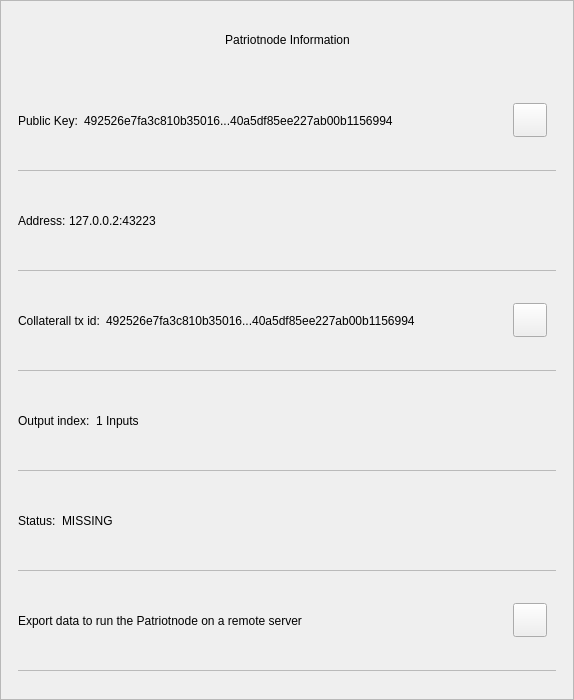
<?xml version="1.0" encoding="UTF-8"?>
<ui version="4.0">
 <class>MnInfoDialog</class>
 <widget class="QWidget" name="MnInfoDialog">
  <property name="geometry">
   <rect>
    <x>0</x>
    <y>0</y>
    <width>574</width>
    <height>700</height>
   </rect>
  </property>
  <property name="minimumSize">
   <size>
    <width>574</width>
    <height>530</height>
   </size>
  </property>
  <property name="windowTitle">
   <string>Form</string>
  </property>
  <property name="styleSheet">
   <string notr="true"/>
  </property>
  <layout class="QVBoxLayout" name="verticalLayout_3">
   <property name="spacing">
    <number>0</number>
   </property>
   <property name="leftMargin">
    <number>0</number>
   </property>
   <property name="topMargin">
    <number>0</number>
   </property>
   <property name="rightMargin">
    <number>0</number>
   </property>
   <property name="bottomMargin">
    <number>0</number>
   </property>
   <item>
    <widget class="QFrame" name="frame">
     <property name="styleSheet">
      <string notr="true"/>
     </property>
     <property name="frameShape">
      <enum>QFrame::StyledPanel</enum>
     </property>
     <property name="frameShadow">
      <enum>QFrame::Raised</enum>
     </property>
     <layout class="QVBoxLayout" name="verticalLayout">
      <property name="leftMargin">
       <number>0</number>
      </property>
      <property name="rightMargin">
       <number>0</number>
      </property>
      <item>
       <layout class="QHBoxLayout" name="horizontalLayout_3">
        <property name="spacing">
         <number>0</number>
        </property>
        <property name="leftMargin">
         <number>20</number>
        </property>
        <property name="topMargin">
         <number>10</number>
        </property>
        <property name="rightMargin">
         <number>20</number>
        </property>
        <item>
         <spacer name="horizontalSpacer_2">
          <property name="orientation">
           <enum>Qt::Horizontal</enum>
          </property>
          <property name="sizeHint" stdset="0">
           <size>
            <width>40</width>
            <height>20</height>
           </size>
          </property>
         </spacer>
        </item>
        <item>
         <widget class="QLabel" name="labelTitle">
          <property name="minimumSize">
           <size>
            <width>0</width>
            <height>40</height>
           </size>
          </property>
          <property name="maximumSize">
           <size>
            <width>16777215</width>
            <height>40</height>
           </size>
          </property>
          <property name="styleSheet">
           <string notr="true">padding-left:24px;</string>
          </property>
          <property name="text">
           <string>Patriotnode Information</string>
          </property>
          <property name="alignment">
           <set>Qt::AlignCenter</set>
          </property>
          <property name="margin">
           <number>7</number>
          </property>
         </widget>
        </item>
        <item>
         <spacer name="horizontalSpacer">
          <property name="orientation">
           <enum>Qt::Horizontal</enum>
          </property>
          <property name="sizeHint" stdset="0">
           <size>
            <width>40</width>
            <height>20</height>
           </size>
          </property>
         </spacer>
        </item>
        <item>
         <widget class="QPushButton" name="btnEsc">
          <property name="minimumSize">
           <size>
            <width>24</width>
            <height>24</height>
           </size>
          </property>
          <property name="maximumSize">
           <size>
            <width>24</width>
            <height>24</height>
           </size>
          </property>
          <property name="styleSheet">
           <string notr="true">border:none;</string>
          </property>
          <property name="text">
           <string/>
          </property>
         </widget>
        </item>
       </layout>
      </item>
      <item>
       <spacer name="verticalSpacer">
        <property name="orientation">
         <enum>Qt::Vertical</enum>
        </property>
        <property name="sizeType">
         <enum>QSizePolicy::Fixed</enum>
        </property>
        <property name="sizeHint" stdset="0">
         <size>
          <width>20</width>
          <height>10</height>
         </size>
        </property>
       </spacer>
      </item>
      <item>
       <widget class="QWidget" name="layoutScroll" native="true">
        <property name="minimumSize">
         <size>
          <width>0</width>
          <height>0</height>
         </size>
        </property>
        <layout class="QVBoxLayout" name="verticalLayout_4">
         <property name="leftMargin">
          <number>0</number>
         </property>
         <property name="topMargin">
          <number>0</number>
         </property>
         <property name="rightMargin">
          <number>0</number>
         </property>
         <item>
          <widget class="QScrollArea" name="scrollArea">
           <property name="styleSheet">
            <string notr="true">#scrollArea {
background:transparent;
}</string>
           </property>
           <property name="horizontalScrollBarPolicy">
            <enum>Qt::ScrollBarAlwaysOff</enum>
           </property>
           <property name="sizeAdjustPolicy">
            <enum>QAbstractScrollArea::AdjustIgnored</enum>
           </property>
           <property name="widgetResizable">
            <bool>true</bool>
           </property>
           <property name="alignment">
            <set>Qt::AlignLeading|Qt::AlignLeft|Qt::AlignTop</set>
           </property>
           <widget class="QWidget" name="scrollAreaWidgetContents">
            <property name="geometry">
             <rect>
              <x>0</x>
              <y>0</y>
              <width>570</width>
              <height>596</height>
             </rect>
            </property>
            <property name="autoFillBackground">
             <bool>false</bool>
            </property>
            <property name="styleSheet">
             <string notr="true">#scrollAreaWidgetContents {
background:transparent;
}</string>
            </property>
            <layout class="QVBoxLayout" name="verticalLayout_7">
             <property name="spacing">
              <number>0</number>
             </property>
             <property name="sizeConstraint">
              <enum>QLayout::SetDefaultConstraint</enum>
             </property>
             <property name="leftMargin">
              <number>0</number>
             </property>
             <property name="topMargin">
              <number>0</number>
             </property>
             <property name="rightMargin">
              <number>0</number>
             </property>
             <property name="bottomMargin">
              <number>0</number>
             </property>
             <item>
              <widget class="QWidget" name="content" native="true">
               <layout class="QVBoxLayout" name="verticalLayout_2">
                <property name="leftMargin">
                 <number>16</number>
                </property>
                <property name="topMargin">
                 <number>0</number>
                </property>
                <property name="rightMargin">
                 <number>16</number>
                </property>
                <item>
                 <widget class="QWidget" name="contentID" native="true">
                  <layout class="QHBoxLayout" name="horizontalLayout_12" stretch="0,1,0">
                   <property name="leftMargin">
                    <number>0</number>
                   </property>
                   <item>
                    <widget class="QLabel" name="labelId">
                     <property name="maximumSize">
                      <size>
                       <width>16777215</width>
                       <height>16777215</height>
                      </size>
                     </property>
                     <property name="text">
                      <string>Public Key:</string>
                     </property>
                    </widget>
                   </item>
                   <item>
                    <widget class="QLabel" name="textId">
                     <property name="text">
                      <string notr="true">492526e7fa3c810b35016...40a5df85ee227ab00b1156994</string>
                     </property>
                    </widget>
                   </item>
                   <item>
                    <widget class="QPushButton" name="pushCopy">
                     <property name="minimumSize">
                      <size>
                       <width>34</width>
                       <height>34</height>
                      </size>
                     </property>
                     <property name="maximumSize">
                      <size>
                       <width>34</width>
                       <height>34</height>
                      </size>
                     </property>
                     <property name="focusPolicy">
                      <enum>Qt::NoFocus</enum>
                     </property>
                     <property name="text">
                      <string/>
                     </property>
                     <property name="iconSize">
                      <size>
                       <width>24</width>
                       <height>24</height>
                      </size>
                     </property>
                    </widget>
                   </item>
                  </layout>
                 </widget>
                </item>
                <item>
                 <widget class="QLabel" name="labelDivider9">
                  <property name="maximumSize">
                   <size>
                    <width>16777215</width>
                    <height>1</height>
                   </size>
                  </property>
                  <property name="styleSheet">
                   <string notr="true">background-color:#bababa;</string>
                  </property>
                  <property name="text">
                   <string/>
                  </property>
                 </widget>
                </item>
                <item>
                 <widget class="QWidget" name="contentOutputs" native="true">
                  <layout class="QHBoxLayout" name="horizontalLayout_11" stretch="0,3">
                   <property name="spacing">
                    <number>0</number>
                   </property>
                   <property name="leftMargin">
                    <number>0</number>
                   </property>
                   <property name="rightMargin">
                    <number>12</number>
                   </property>
                   <item>
                    <widget class="QLabel" name="labelSend">
                     <property name="maximumSize">
                      <size>
                       <width>16777215</width>
                       <height>16777215</height>
                      </size>
                     </property>
                     <property name="text">
                      <string>Address: </string>
                     </property>
                    </widget>
                   </item>
                   <item>
                    <widget class="QLabel" name="textAddress">
                     <property name="text">
                      <string notr="true">127.0.0.2:43223</string>
                     </property>
                    </widget>
                   </item>
                  </layout>
                 </widget>
                </item>
                <item>
                 <widget class="QLabel" name="labelDivider8">
                  <property name="maximumSize">
                   <size>
                    <width>16777215</width>
                    <height>1</height>
                   </size>
                  </property>
                  <property name="styleSheet">
                   <string notr="true">background-color:#bababa;</string>
                  </property>
                  <property name="text">
                   <string/>
                  </property>
                 </widget>
                </item>
                <item>
                 <widget class="QWidget" name="contentAmount" native="true">
                  <layout class="QHBoxLayout" name="horizontalLayout_4" stretch="0,1,0">
                   <property name="leftMargin">
                    <number>0</number>
                   </property>
                   <item>
                    <widget class="QLabel" name="labelAmount">
                     <property name="maximumSize">
                      <size>
                       <width>16777215</width>
                       <height>16777215</height>
                      </size>
                     </property>
                     <property name="text">
                      <string>Collaterall tx id:</string>
                     </property>
                    </widget>
                   </item>
                   <item>
                    <widget class="QLabel" name="textAmount">
                     <property name="text">
                      <string notr="true">492526e7fa3c810b35016...40a5df85ee227ab00b1156994</string>
                     </property>
                    </widget>
                   </item>
                   <item>
                    <widget class="QPushButton" name="pushCopyId">
                     <property name="minimumSize">
                      <size>
                       <width>34</width>
                       <height>34</height>
                      </size>
                     </property>
                     <property name="maximumSize">
                      <size>
                       <width>34</width>
                       <height>34</height>
                      </size>
                     </property>
                     <property name="focusPolicy">
                      <enum>Qt::NoFocus</enum>
                     </property>
                     <property name="text">
                      <string/>
                     </property>
                    </widget>
                   </item>
                  </layout>
                 </widget>
                </item>
                <item>
                 <widget class="QLabel" name="labelDivider6">
                  <property name="maximumSize">
                   <size>
                    <width>16777215</width>
                    <height>1</height>
                   </size>
                  </property>
                  <property name="styleSheet">
                   <string notr="true">background-color:#bababa;</string>
                  </property>
                  <property name="text">
                   <string/>
                  </property>
                 </widget>
                </item>
                <item>
                 <widget class="QWidget" name="contentInputs" native="true">
                  <layout class="QHBoxLayout" name="horizontalLayout" stretch="0,2">
                   <property name="leftMargin">
                    <number>0</number>
                   </property>
                   <property name="rightMargin">
                    <number>12</number>
                   </property>
                   <item>
                    <widget class="QLabel" name="labelInputs">
                     <property name="sizePolicy">
                      <sizepolicy hsizetype="Minimum" vsizetype="Preferred">
                       <horstretch>0</horstretch>
                       <verstretch>0</verstretch>
                      </sizepolicy>
                     </property>
                     <property name="maximumSize">
                      <size>
                       <width>16777215</width>
                       <height>16777215</height>
                      </size>
                     </property>
                     <property name="text">
                      <string>Output index:</string>
                     </property>
                    </widget>
                   </item>
                   <item>
                    <widget class="QLabel" name="textInputs">
                     <property name="text">
                      <string>1 Inputs</string>
                     </property>
                    </widget>
                   </item>
                  </layout>
                 </widget>
                </item>
                <item>
                 <widget class="QLabel" name="labelDivider1">
                  <property name="maximumSize">
                   <size>
                    <width>16777215</width>
                    <height>1</height>
                   </size>
                  </property>
                  <property name="styleSheet">
                   <string notr="true">background-color:#bababa;</string>
                  </property>
                  <property name="text">
                   <string/>
                  </property>
                 </widget>
                </item>
                <item>
                 <widget class="QWidget" name="contentFee" native="true">
                  <layout class="QHBoxLayout" name="horizontalLayout_7" stretch="0,1">
                   <property name="leftMargin">
                    <number>0</number>
                   </property>
                   <item>
                    <widget class="QLabel" name="labelFee">
                     <property name="maximumSize">
                      <size>
                       <width>16777215</width>
                       <height>16777215</height>
                      </size>
                     </property>
                     <property name="text">
                      <string>Status:</string>
                     </property>
                    </widget>
                   </item>
                   <item>
                    <widget class="QLabel" name="textStatus">
                     <property name="text">
                      <string notr="true">MISSING</string>
                     </property>
                    </widget>
                   </item>
                  </layout>
                 </widget>
                </item>
                <item>
                 <widget class="QLabel" name="labelDivider4">
                  <property name="maximumSize">
                   <size>
                    <width>16777215</width>
                    <height>1</height>
                   </size>
                  </property>
                  <property name="styleSheet">
                   <string notr="true">background-color:#bababa;</string>
                  </property>
                  <property name="text">
                   <string/>
                  </property>
                 </widget>
                </item>
                <item>
                 <widget class="QWidget" name="contentExport" native="true">
                  <layout class="QHBoxLayout" name="horizontalLayout_8" stretch="3,0">
                   <property name="leftMargin">
                    <number>0</number>
                   </property>
                   <item>
                    <widget class="QLabel" name="textExport">
                     <property name="styleSheet">
                      <string notr="true">padding-top:1px;</string>
                     </property>
                     <property name="lineWidth">
                      <number>0</number>
                     </property>
                     <property name="text">
                      <string>Export data to run the Patriotnode on a remote server</string>
                     </property>
                     <property name="wordWrap">
                      <bool>true</bool>
                     </property>
                     <property name="indent">
                      <number>0</number>
                     </property>
                    </widget>
                   </item>
                   <item>
                    <widget class="QPushButton" name="pushExport">
                     <property name="minimumSize">
                      <size>
                       <width>34</width>
                       <height>34</height>
                      </size>
                     </property>
                     <property name="maximumSize">
                      <size>
                       <width>34</width>
                       <height>34</height>
                      </size>
                     </property>
                     <property name="focusPolicy">
                      <enum>Qt::NoFocus</enum>
                     </property>
                     <property name="text">
                      <string/>
                     </property>
                    </widget>
                   </item>
                  </layout>
                 </widget>
                </item>
                <item>
                 <widget class="QLabel" name="labelDivider7">
                  <property name="maximumSize">
                   <size>
                    <width>16777215</width>
                    <height>1</height>
                   </size>
                  </property>
                  <property name="styleSheet">
                   <string notr="true">background-color:#bababa;</string>
                  </property>
                  <property name="text">
                   <string/>
                  </property>
                 </widget>
                </item>
               </layout>
              </widget>
             </item>
            </layout>
           </widget>
          </widget>
         </item>
        </layout>
       </widget>
      </item>
     </layout>
    </widget>
   </item>
  </layout>
 </widget>
 <resources/>
 <connections/>
</ui>
